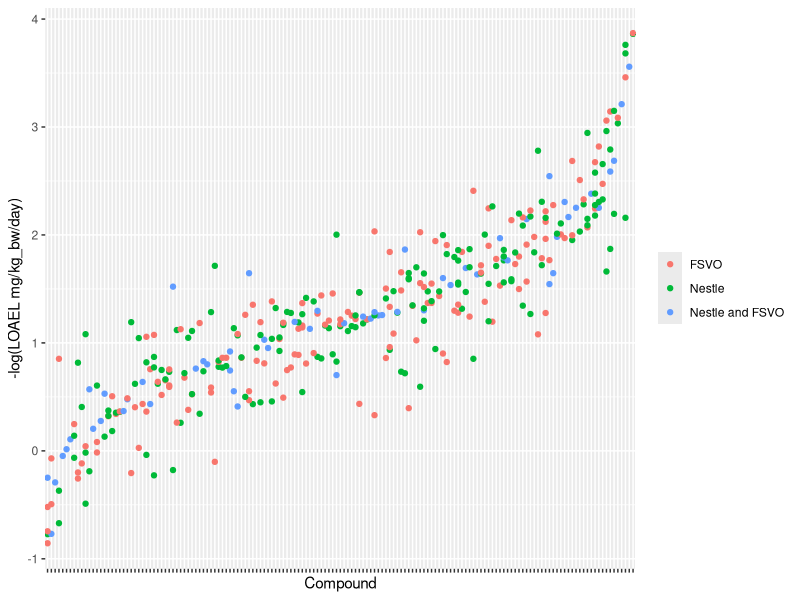

This figure's R source:
#!/usr/bin/Rscript
library(ggplot2)
library(grid)
library(gridExtra)

data <- read.csv("data/test_log10_database_fix.csv",header=T)
data$SMILES <- reorder(data$SMILES,data$LOAEL)
img = ggplot(data,aes(SMILES,LOAEL,ymin = min(LOAEL), ymax=max(LOAEL),color=Dataset)) + geom_point()
img <- img + ylab('-log(LOAEL mg/kg_bw/day)') + xlab('Compound') + theme(axis.text.x = element_blank())  + theme(legend.title=element_blank())

ggsave(file='figures/dataset-variability.pdf', plot=img, width=12,height=8)
